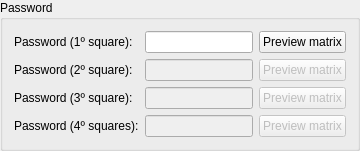
    <widget class="QGroupBox" name="gbPasswords">
     <property name="title">
      <string>Password</string>
     </property>
     <layout class="QVBoxLayout" name="verticalLayout_6">
      <item>
       <layout class="QGridLayout" name="gridLayout_2">
        <item row="2" column="0">
         <widget class="QLabel" name="lblPassword_3">
          <property name="text">
           <string>Password (3º square):</string>
          </property>
         </widget>
        </item>
        <item row="0" column="0">
         <widget class="QLabel" name="lblPassword_1">
          <property name="text">
           <string>Password (1º square):</string>
          </property>
         </widget>
        </item>
        <item row="0" column="1">
         <widget class="QLineEdit" name="txtPassword_1">
          <property name="maxLength">
           <number>36</number>
          </property>
         </widget>
        </item>
        <item row="2" column="1">
         <widget class="QLineEdit" name="txtPassword_3">
          <property name="enabled">
           <bool>false</bool>
          </property>
          <property name="maxLength">
           <number>36</number>
          </property>
         </widget>
        </item>
        <item row="1" column="0">
         <widget class="QLabel" name="lblPassword_2">
          <property name="text">
           <string>Password (2º square):</string>
          </property>
         </widget>
        </item>
        <item row="3" column="0">
         <widget class="QLabel" name="lblPassword_4">
          <property name="text">
           <string>Password (4º squares):</string>
          </property>
         </widget>
        </item>
        <item row="3" column="1">
         <widget class="QLineEdit" name="txtPassword_4">
          <property name="enabled">
           <bool>false</bool>
          </property>
          <property name="maxLength">
           <number>36</number>
          </property>
         </widget>
        </item>
        <item row="1" column="1">
         <widget class="QLineEdit" name="txtPassword_2">
          <property name="enabled">
           <bool>false</bool>
          </property>
          <property name="maxLength">
           <number>36</number>
          </property>
         </widget>
        </item>
        <item row="0" column="2">
         <widget class="QPushButton" name="btnPreview_S1">
          <property name="text">
           <string>Preview matrix</string>
          </property>
         </widget>
        </item>
        <item row="1" column="2">
         <widget class="QPushButton" name="btnPreview_S2">
          <property name="enabled">
           <bool>false</bool>
          </property>
          <property name="text">
           <string>Preview matrix</string>
          </property>
         </widget>
        </item>
        <item row="2" column="2">
         <widget class="QPushButton" name="btnPreview_S3">
          <property name="enabled">
           <bool>false</bool>
          </property>
          <property name="text">
           <string>Preview matrix</string>
          </property>
         </widget>
        </item>
        <item row="3" column="2">
         <widget class="QPushButton" name="btnPreview_S4">
          <property name="enabled">
           <bool>false</bool>
          </property>
          <property name="text">
           <string>Preview matrix</string>
          </property>
         </widget>
        </item>
       </layout>
      </item>
     </layout>
    </widget>
